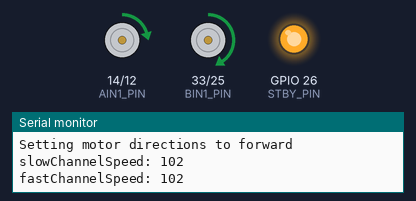
The sketch below on a simulated ESP32. Shown: motor-driver pin pairs drawn as motors (green arrow = first pin HIGH = forward, orange = second pin HIGH = backward, longer = more drive, scaled by the enable pin, stopped while the standby pin is LOW), output pins drawn as LEDs (lit = HIGH), the last lines printed to the serial monitor.

Above: at 0.5 s.
At 7.5 s:
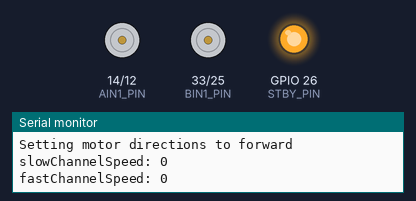
At 10.5 s:
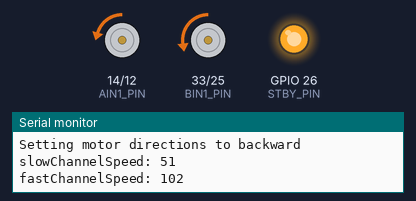
At 14.5 s:
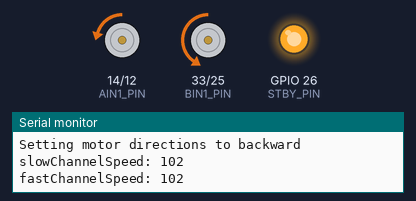
Timing chart, 0 to 15.6 s (numbered marks = the images above):
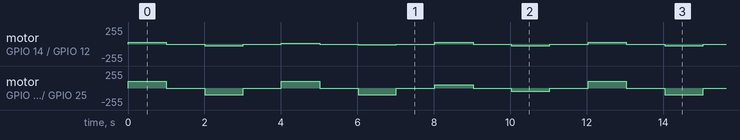

The sketch:

04-driving.ino
```cpp
#include <Arduino.h>

int PWM_FREQ = 5000;
int PWM_RESOLUTION = 10;

int PWMA_CHANNEL = 0;

int PWMA_PIN = 27;

int PWMB_CHANNEL = 1;

int PWMB_PIN = 32;

int AIN1_PIN = 14;
int AIN2_PIN = 12;

int BIN1_PIN = 33;
int BIN2_PIN = 25;

int STBY_PIN = 26;

int MAX_DUTY_CYCLE = (int)(pow(2, PWM_RESOLUTION) - 1);

void setupPwmPin(uint8_t pin, uint8_t channel)
{
  ledcSetup(PWMA_CHANNEL, PWM_FREQ, PWM_RESOLUTION);
  ledcAttachPin(pin, channel);
}

void setupSerial()
{
  Serial.begin(115200);
}

int DIRECTION_FORWARD = 1;
int DIRECTION_BACKWARD = 0;

void setDirection(int forward)
{
  if (forward == DIRECTION_FORWARD)
  {
    // IN1 pins should be high and IN2 should be low to spin clockwise
    digitalWrite(AIN1_PIN, 1);
    digitalWrite(AIN2_PIN, 0);
    digitalWrite(BIN1_PIN, 1);
    digitalWrite(BIN2_PIN, 0);
  }
  else if (forward == DIRECTION_BACKWARD)
  {
    // IN1 pins should be low and IN2 pins should be high to spin counter-clockwise
    digitalWrite(AIN1_PIN, 0);
    digitalWrite(AIN2_PIN, 1);
    digitalWrite(BIN1_PIN, 0);
    digitalWrite(BIN2_PIN, 1);
  }
}

void setupPins()
{
  // output pin must be configured as outputs
  pinMode(AIN1_PIN, OUTPUT);
  pinMode(AIN2_PIN, OUTPUT);
  pinMode(BIN1_PIN, OUTPUT);
  pinMode(BIN2_PIN, OUTPUT);
  pinMode(STBY_PIN, OUTPUT);

  // setup PWM pin for pwm outputs
  setupPwmPin(PWMA_PIN, PWMA_CHANNEL);
  setupPwmPin(PWMB_PIN, PWMB_CHANNEL);
}

void standby(int shouldStandby)
{
  // shouldStandBy = 1: standby
  // shouldStandBy = 0: let the motor move
  if (shouldStandby == 1)
  {
    // standby need to be low i.e. 0 to activate
    digitalWrite(STBY_PIN, 0);
  }
  else
  {
    digitalWrite(STBY_PIN, 1);
  }
}

int FAST = MAX_DUTY_CYCLE;
int SLOW = MAX_DUTY_CYCLE / 10;
int STOP = 0;

int TURN_LEFT = 0;
int TURN_RIGHT = 1;
int TURN_NONE = 2;
int TURN_AMOUNT_MAX = 100;

/// @brief Drive the robot by supplying different parameters
/// @param velocity Drive forward
/// @param turnDirection 0 for left; 1 for right. 2 for not turning
/// @param turnAmount 0 - 100; Larger the number, the more you turn
void drive(int velocity, int turnDirection = TURN_NONE, int turnAmount = 0)
{
  // turnAmount = 0 - 100
  int slowChannel, fastChannel;
  int clampedTurnAmount = min(TURN_AMOUNT_MAX, abs(turnAmount));
  int speed = abs(velocity);
  int slowChannelSpeed = speed * (TURN_AMOUNT_MAX - clampedTurnAmount) / TURN_AMOUNT_MAX;
  int fastChannelSpeed = speed;

  if (turnDirection == TURN_LEFT)
  {
    slowChannel = PWMA_CHANNEL;
    fastChannel = PWMB_CHANNEL;
  }
  else if (turnDirection == TURN_RIGHT)
  {
    slowChannel = PWMB_CHANNEL;
    fastChannel = PWMA_CHANNEL;
  }
  else if (turnDirection == TURN_NONE)
  {
    // slow and fast doesn't matter because they are turning in the same speed anyways
    slowChannel = PWMB_CHANNEL;
    fastChannel = PWMA_CHANNEL;
    slowChannelSpeed = fastChannelSpeed;
  }
  else
  {
    Serial.print("Wring turnDirection. Not doing anything");
    return;
  }
  if (velocity < 0)
  {
    Serial.println("Setting motor directions to backward");
    setDirection(DIRECTION_BACKWARD);
  }
  else
  {
    Serial.println("Setting motor directions to forward");
    setDirection(DIRECTION_FORWARD);
  }
  Serial.printf("slowChannelSpeed: %d\n", slowChannelSpeed);
  Serial.printf("fastChannelSpeed: %d\n", fastChannelSpeed);
  ledcWrite(slowChannel, slowChannelSpeed);
  ledcWrite(fastChannel, fastChannelSpeed);
}

void setup()
{
  setupSerial();

  setupPins();

  standby(0);
}

void loop()
{
  /* TODO: complete this sequence:
  Run each step for 1 second and stop for 1 second in between.
  1. Drive forward
  2. Drive backward
  3. Drive left, forward
  3. Drive left, backward
  4. Drive right, forward
  5. Drive right, backward

  Also print messages in serial to indicate what's going on
  */
  Serial.println("Driving forward");
  drive(SLOW);
  delay(1000);
  Serial.println("stop.");
  drive(0);
  delay(1000);
  Serial.println("Driving backward");
  drive(0 - SLOW, TURN_NONE);
  delay(1000);
  Serial.println("stop.");
  drive(0);
  delay(1000);
  Serial.println("Turning left and forward");
  drive(SLOW, TURN_LEFT, 50);
  delay(1000);
  Serial.println("stop.");
  drive(0, TURN_NONE);
  delay(1000);
  Serial.println("Turn left and backward");
  drive(0 - SLOW, TURN_LEFT, 50);
  delay(1000);
  Serial.println("stop.");
  drive(0, TURN_NONE);
  delay(1000);
  Serial.println("Turn right and forward");
  drive(SLOW, TURN_RIGHT, 50);
  delay(1000);
  Serial.println("stop.");
  drive(0, TURN_NONE);
  delay(1000);
  Serial.println("Turn right and backward");
  drive(0 - SLOW, TURN_RIGHT, 50);
  delay(1000);
  Serial.println("stop.");
  drive(0, TURN_NONE);
  delay(1000);
}
```

Measured:
- by itself, motor on GPIO 14 (AIN1_PIN) / GPIO 12 (AIN2_PIN): repeats every 12.0 s: stopped 1.0 s, backward 25/255 1.0 s, stopped 1.0 s, forward 13/255 1.0 s, stopped 1.0 s, backward 13/255 1.0 s, stopped 1.0 s, forward 25/255 1.0 s, stopped 1.0 s, backward 25/255 1.0 s, stopped 1.0 s, forward 25/255 1.0 s
- by itself, motor on GPIO 33 (BIN1_PIN) / GPIO 25 (BIN2_PIN): repeats every 12.0 s: stopped 1.0 s, backward 102/255 1.0 s, stopped 1.0 s, forward 102/255 1.0 s, stopped 1.0 s, backward 102/255 1.0 s, stopped 1.0 s, forward 51/255 1.0 s, stopped 1.0 s, backward 51/255 1.0 s, stopped 1.0 s, forward 102/255 1.0 s
